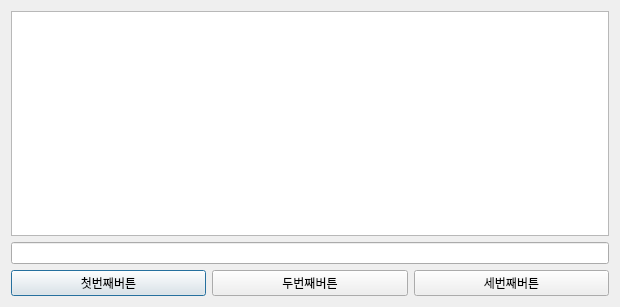
<?xml version="1.0" encoding="UTF-8"?>
<ui version="4.0">
 <class>Dialog</class>
 <widget class="QDialog" name="Dialog">
  <property name="geometry">
   <rect>
    <x>0</x>
    <y>0</y>
    <width>620</width>
    <height>307</height>
   </rect>
  </property>
  <property name="windowTitle">
   <string>Dialog</string>
  </property>
  <layout class="QVBoxLayout" name="verticalLayout">
   <item>
    <layout class="QVBoxLayout" name="verticalLayout_2">
     <item>
      <widget class="QTextBrowser" name="textBrowser"/>
     </item>
    </layout>
   </item>
   <item>
    <widget class="QLineEdit" name="lineEdit"/>
   </item>
   <item>
    <layout class="QHBoxLayout" name="horizontalLayout">
     <item>
      <widget class="QPushButton" name="pushButton">
       <property name="text">
        <string>첫번째버튼</string>
       </property>
      </widget>
     </item>
     <item>
      <widget class="QPushButton" name="pushButton_2">
       <property name="text">
        <string>두번째버튼</string>
       </property>
      </widget>
     </item>
     <item>
      <widget class="QPushButton" name="pushButton_3">
       <property name="text">
        <string>세번째버튼</string>
       </property>
      </widget>
     </item>
    </layout>
   </item>
  </layout>
 </widget>
 <resources/>
 <connections>
  <connection>
   <sender>pushButton</sender>
   <signal>clicked()</signal>
   <receiver>Dialog</receiver>
   <slot>slot_1st()</slot>
   <hints>
    <hint type="sourcelabel">
     <x>154</x>
     <y>321</y>
    </hint>
    <hint type="destinationlabel">
     <x>88</x>
     <y>316</y>
    </hint>
   </hints>
  </connection>
  <connection>
   <sender>pushButton_2</sender>
   <signal>clicked()</signal>
   <receiver>Dialog</receiver>
   <slot>slot_2nd()</slot>
   <hints>
    <hint type="sourcelabel">
     <x>319</x>
     <y>322</y>
    </hint>
    <hint type="destinationlabel">
     <x>305</x>
     <y>325</y>
    </hint>
   </hints>
  </connection>
  <connection>
   <sender>pushButton_3</sender>
   <signal>clicked()</signal>
   <receiver>Dialog</receiver>
   <slot>slot_3rd()</slot>
   <hints>
    <hint type="sourcelabel">
     <x>547</x>
     <y>314</y>
    </hint>
    <hint type="destinationlabel">
     <x>493</x>
     <y>328</y>
    </hint>
   </hints>
  </connection>
  <connection>
   <sender>lineEdit</sender>
   <signal>textChanged(QString)</signal>
   <receiver>textBrowser</receiver>
   <slot>append(QString)</slot>
   <hints>
    <hint type="sourcelabel">
     <x>235</x>
     <y>296</y>
    </hint>
    <hint type="destinationlabel">
     <x>245</x>
     <y>210</y>
    </hint>
   </hints>
  </connection>
 </connections>
 <slots>
  <slot>slot_1st()</slot>
  <slot>slot_2nd()</slot>
  <slot>slot_3rd()</slot>
 </slots>
</ui>
